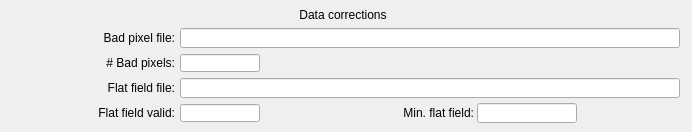
   <widget class="caFrame" name="caFrame_31">
    <property name="geometry">
     <rect>
      <x>705</x>
      <y>150</y>
      <width>692</width>
      <height>132</height>
     </rect>
    </property>
    <widget class="caGraphics" name="caRectangle_11">
     <property name="geometry">
      <rect>
       <x>255</x>
       <y>5</y>
       <width>180</width>
       <height>20</height>
      </rect>
     </property>
     <property name="foreground">
      <color>
       <red>218</red>
       <green>218</green>
       <blue>218</blue>
      </color>
     </property>
     <property name="linestyle" stdset="0">
      <enum>caGraphics::Solid</enum>
     </property>
     <property name="fillstyle" stdset="0">
      <enum>caGraphics::Filled</enum>
     </property>
     <property name="lineColor">
      <color>
       <red>218</red>
       <green>218</green>
       <blue>218</blue>
      </color>
     </property>
     <property name="form">
      <enum>caGraphics::Rectangle</enum>
     </property>
    </widget>
    <widget class="caLabel" name="caLabel_32">
     <property name="geometry">
      <rect>
       <x>263</x>
       <y>5</y>
       <width>160</width>
       <height>20</height>
      </rect>
     </property>
     <property name="frameShape">
      <enum>QFrame::NoFrame</enum>
     </property>
     <property name="text">
      <string>Data corrections</string>
     </property>
     <property name="alignment">
      <set>Qt::AlignAbsolute|Qt::AlignCenter|Qt::AlignHCenter|Qt::AlignVCenter</set>
     </property>
     <property name="fontScaleMode">
      <enum>ESimpleLabel::Height</enum>
     </property>
     <property name="foreground">
      <color>
       <red>10</red>
       <green>0</green>
       <blue>184</blue>
      </color>
     </property>
     <property name="background">
      <color alpha="0">
       <red>10</red>
       <green>0</green>
       <blue>184</blue>
      </color>
     </property>
    </widget>
    <widget class="caGraphics" name="caRectangle_12">
     <property name="geometry">
      <rect>
       <x>0</x>
       <y>0</y>
       <width>690</width>
       <height>130</height>
      </rect>
     </property>
     <property name="foreground">
      <color>
       <red>0</red>
       <green>0</green>
       <blue>0</blue>
      </color>
     </property>
     <property name="linestyle" stdset="0">
      <enum>caGraphics::Solid</enum>
     </property>
     <property name="lineColor">
      <color>
       <red>0</red>
       <green>0</green>
       <blue>0</blue>
      </color>
     </property>
     <property name="form">
      <enum>caGraphics::Rectangle</enum>
     </property>
     <property name="background" stdset="0">
      <color alpha="0">
       <red>0</red>
       <green>0</green>
       <blue>0</blue>
      </color>
     </property>
    </widget>
    <widget class="caFrame" name="caFrame_32">
     <property name="geometry">
      <rect>
       <x>5</x>
       <y>28</y>
       <width>172</width>
       <height>97</height>
      </rect>
     </property>
     <widget class="caLabel" name="caLabel_33">
      <property name="geometry">
       <rect>
        <x>20</x>
        <y>0</y>
        <width>150</width>
        <height>20</height>
       </rect>
      </property>
      <property name="frameShape">
       <enum>QFrame::NoFrame</enum>
      </property>
      <property name="text">
       <string>Bad pixel file:</string>
      </property>
      <property name="alignment">
       <set>Qt::AlignAbsolute|Qt::AlignRight|Qt::AlignTrailing|Qt::AlignVCenter</set>
      </property>
      <property name="fontScaleMode">
       <enum>ESimpleLabel::Height</enum>
      </property>
      <property name="foreground">
       <color>
        <red>0</red>
        <green>0</green>
        <blue>0</blue>
       </color>
      </property>
      <property name="background">
       <color alpha="0">
        <red>0</red>
        <green>0</green>
        <blue>0</blue>
       </color>
      </property>
     </widget>
     <widget class="caLabel" name="caLabel_34">
      <property name="geometry">
       <rect>
        <x>10</x>
        <y>50</y>
        <width>160</width>
        <height>20</height>
       </rect>
      </property>
      <property name="frameShape">
       <enum>QFrame::NoFrame</enum>
      </property>
      <property name="text">
       <string>Flat field file:</string>
      </property>
      <property name="alignment">
       <set>Qt::AlignAbsolute|Qt::AlignRight|Qt::AlignTrailing|Qt::AlignVCenter</set>
      </property>
      <property name="fontScaleMode">
       <enum>ESimpleLabel::Height</enum>
      </property>
      <property name="foreground">
       <color>
        <red>0</red>
        <green>0</green>
        <blue>0</blue>
       </color>
      </property>
      <property name="background">
       <color alpha="0">
        <red>0</red>
        <green>0</green>
        <blue>0</blue>
       </color>
      </property>
     </widget>
     <widget class="caLabel" name="caLabel_35">
      <property name="geometry">
       <rect>
        <x>40</x>
        <y>25</y>
        <width>130</width>
        <height>20</height>
       </rect>
      </property>
      <property name="frameShape">
       <enum>QFrame::NoFrame</enum>
      </property>
      <property name="text">
       <string># Bad pixels:</string>
      </property>
      <property name="alignment">
       <set>Qt::AlignAbsolute|Qt::AlignRight|Qt::AlignTrailing|Qt::AlignVCenter</set>
      </property>
      <property name="fontScaleMode">
       <enum>ESimpleLabel::Height</enum>
      </property>
      <property name="foreground">
       <color>
        <red>0</red>
        <green>0</green>
        <blue>0</blue>
       </color>
      </property>
      <property name="background">
       <color alpha="0">
        <red>0</red>
        <green>0</green>
        <blue>0</blue>
       </color>
      </property>
     </widget>
     <widget class="caLabel" name="caLabel_36">
      <property name="geometry">
       <rect>
        <x>0</x>
        <y>75</y>
        <width>170</width>
        <height>20</height>
       </rect>
      </property>
      <property name="frameShape">
       <enum>QFrame::NoFrame</enum>
      </property>
      <property name="text">
       <string>Flat field valid:</string>
      </property>
      <property name="alignment">
       <set>Qt::AlignAbsolute|Qt::AlignRight|Qt::AlignTrailing|Qt::AlignVCenter</set>
      </property>
      <property name="fontScaleMode">
       <enum>ESimpleLabel::Height</enum>
      </property>
      <property name="foreground">
       <color>
        <red>0</red>
        <green>0</green>
        <blue>0</blue>
       </color>
      </property>
      <property name="background">
       <color alpha="0">
        <red>0</red>
        <green>0</green>
        <blue>0</blue>
       </color>
      </property>
     </widget>
    </widget>
    <widget class="caTextEntry" name="caTextEntry_11">
     <property name="geometry">
      <rect>
       <x>180</x>
       <y>28</y>
       <width>500</width>
       <height>20</height>
      </rect>
     </property>
     <property name="channel" stdset="0">
      <string>$(P)$(R)BadPixelFile</string>
     </property>
     <property name="foreground">
      <color>
       <red>0</red>
       <green>0</green>
       <blue>0</blue>
      </color>
     </property>
     <property name="background">
      <color>
       <red>115</red>
       <green>223</green>
       <blue>255</blue>
      </color>
     </property>
     <property name="colorMode">
      <enum>caLineEdit::Static</enum>
     </property>
     <property name="precisionMode">
      <enum>caLineEdit::Channel</enum>
     </property>
     <property name="limitsMode">
      <enum>caLineEdit::Channel</enum>
     </property>
     <property name="maxValue">
      <double>1.000000000000000</double>
     </property>
     <property name="minValue">
      <double>0.000000000000000</double>
     </property>
     <property name="fontScaleMode" stdset="0">
      <enum>caLineEdit::Height</enum>
     </property>
     <property name="formatType">
      <enum>caLineEdit::string</enum>
     </property>
    </widget>
    <widget class="caTextEntry" name="caTextEntry_12">
     <property name="geometry">
      <rect>
       <x>180</x>
       <y>78</y>
       <width>500</width>
       <height>20</height>
      </rect>
     </property>
     <property name="channel" stdset="0">
      <string>$(P)$(R)FlatFieldFile</string>
     </property>
     <property name="foreground">
      <color>
       <red>0</red>
       <green>0</green>
       <blue>0</blue>
      </color>
     </property>
     <property name="background">
      <color>
       <red>115</red>
       <green>223</green>
       <blue>255</blue>
      </color>
     </property>
     <property name="colorMode">
      <enum>caLineEdit::Static</enum>
     </property>
     <property name="precisionMode">
      <enum>caLineEdit::Channel</enum>
     </property>
     <property name="limitsMode">
      <enum>caLineEdit::Channel</enum>
     </property>
     <property name="maxValue">
      <double>1.000000000000000</double>
     </property>
     <property name="minValue">
      <double>0.000000000000000</double>
     </property>
     <property name="fontScaleMode" stdset="0">
      <enum>caLineEdit::Height</enum>
     </property>
     <property name="formatType">
      <enum>caLineEdit::string</enum>
     </property>
    </widget>
    <widget class="caLineEdit" name="caLineEdit_19">
     <property name="geometry">
      <rect>
       <x>180</x>
       <y>54</y>
       <width>80</width>
       <height>18</height>
      </rect>
     </property>
     <property name="alignment">
      <set>Qt::AlignAbsolute|Qt::AlignCenter|Qt::AlignHCenter|Qt::AlignVCenter</set>
     </property>
     <property name="channel" stdset="0">
      <string>$(P)$(R)NumBadPixels</string>
     </property>
     <property name="foreground">
      <color>
       <red>0</red>
       <green>0</green>
       <blue>0</blue>
      </color>
     </property>
     <property name="background">
      <color>
       <red>115</red>
       <green>223</green>
       <blue>255</blue>
      </color>
     </property>
     <property name="colorMode">
      <enum>caLineEdit::Static</enum>
     </property>
     <property name="precisionMode">
      <enum>caLineEdit::Channel</enum>
     </property>
     <property name="limitsMode">
      <enum>caLineEdit::Channel</enum>
     </property>
     <property name="maxValue">
      <double>1.000000000000000</double>
     </property>
     <property name="minValue">
      <double>0.000000000000000</double>
     </property>
     <property name="fontScaleMode" stdset="0">
      <enum>caLineEdit::Height</enum>
     </property>
     <property name="formatType">
      <enum>caLineEdit::decimal</enum>
     </property>
    </widget>
    <widget class="caLineEdit" name="caLineEdit_20">
     <property name="geometry">
      <rect>
       <x>180</x>
       <y>104</y>
       <width>80</width>
       <height>18</height>
      </rect>
     </property>
     <property name="alignment">
      <set>Qt::AlignAbsolute|Qt::AlignCenter|Qt::AlignHCenter|Qt::AlignVCenter</set>
     </property>
     <property name="channel" stdset="0">
      <string>$(P)$(R)FlatFieldValid</string>
     </property>
     <property name="foreground">
      <color>
       <red>0</red>
       <green>0</green>
       <blue>0</blue>
      </color>
     </property>
     <property name="background">
      <color>
       <red>115</red>
       <green>223</green>
       <blue>255</blue>
      </color>
     </property>
     <property name="colorMode">
      <enum>caLineEdit::Static</enum>
     </property>
     <property name="precisionMode">
      <enum>caLineEdit::Channel</enum>
     </property>
     <property name="limitsMode">
      <enum>caLineEdit::Channel</enum>
     </property>
     <property name="maxValue">
      <double>1.000000000000000</double>
     </property>
     <property name="minValue">
      <double>0.000000000000000</double>
     </property>
     <property name="fontScaleMode" stdset="0">
      <enum>caLineEdit::Height</enum>
     </property>
     <property name="formatType">
      <enum>caLineEdit::string</enum>
     </property>
    </widget>
    <widget class="caLabel" name="caLabel_37">
     <property name="geometry">
      <rect>
       <x>294</x>
       <y>103</y>
       <width>180</width>
       <height>20</height>
      </rect>
     </property>
     <property name="frameShape">
      <enum>QFrame::NoFrame</enum>
     </property>
     <property name="text">
      <string>Min. flat field:</string>
     </property>
     <property name="alignment">
      <set>Qt::AlignAbsolute|Qt::AlignRight|Qt::AlignTrailing|Qt::AlignVCenter</set>
     </property>
     <property name="fontScaleMode">
      <enum>ESimpleLabel::Height</enum>
     </property>
     <property name="foreground">
      <color>
       <red>0</red>
       <green>0</green>
       <blue>0</blue>
      </color>
     </property>
     <property name="background">
      <color alpha="0">
       <red>0</red>
       <green>0</green>
       <blue>0</blue>
      </color>
     </property>
    </widget>
    <widget class="caTextEntry" name="caTextEntry_13">
     <property name="geometry">
      <rect>
       <x>477</x>
       <y>103</y>
       <width>100</width>
       <height>20</height>
      </rect>
     </property>
     <property name="channel" stdset="0">
      <string>$(P)$(R)MinFlatField</string>
     </property>
     <property name="foreground">
      <color>
       <red>0</red>
       <green>0</green>
       <blue>0</blue>
      </color>
     </property>
     <property name="background">
      <color>
       <red>115</red>
       <green>223</green>
       <blue>255</blue>
      </color>
     </property>
     <property name="colorMode">
      <enum>caLineEdit::Static</enum>
     </property>
     <property name="precisionMode">
      <enum>caLineEdit::Channel</enum>
     </property>
     <property name="limitsMode">
      <enum>caLineEdit::Channel</enum>
     </property>
     <property name="maxValue">
      <double>1.000000000000000</double>
     </property>
     <property name="minValue">
      <double>0.000000000000000</double>
     </property>
     <property name="fontScaleMode" stdset="0">
      <enum>caLineEdit::Height</enum>
     </property>
     <property name="formatType">
      <enum>caLineEdit::decimal</enum>
     </property>
    </widget>
   </widget>
